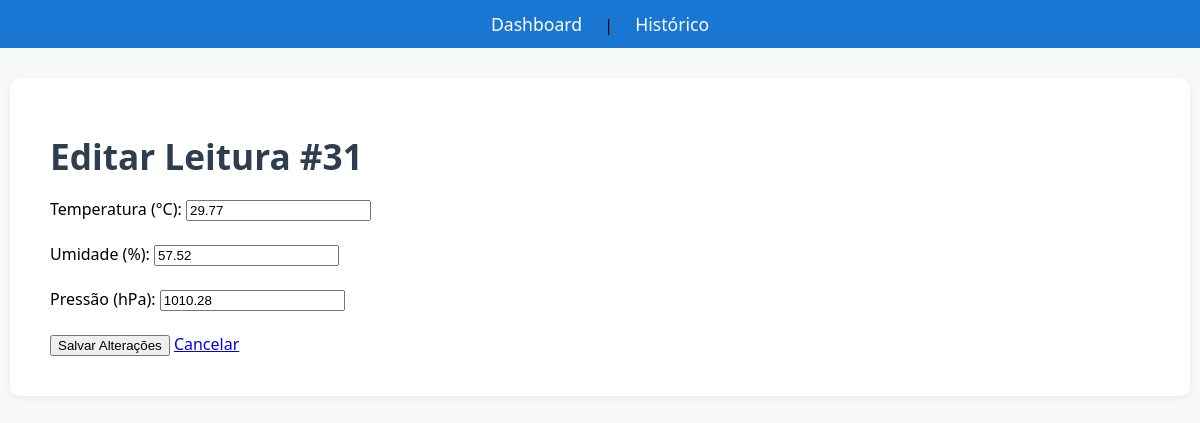
The app's page /leituras/31 with its own data.
### tables this page shows
CREATE TABLE leituras (
    id INTEGER PRIMARY KEY AUTOINCREMENT,
    temperatura REAL NOT NULL,
    umidade REAL NOT NULL,
    pressao REAL,
    localizacao TEXT DEFAULT 'Lab',
    timestamp DATETIME DEFAULT (datetime('now', 'localtime'))
);

### src/app.py (the view, shortened to what this page needs)
@app.route('/leituras/<int:id>', methods=['GET', 'PUT', 'DELETE'])
def gerenciar_leitura(id):
    if request.method == 'GET':
        leitura = database.buscar_leitura(id)
        return render_template('editar.html', leitura=leitura)

### src/database.py (called while the page is built)
def get_db_connection():
    conn = sqlite3.connect('dados.db', timeout=10)
    conn.execute('PRAGMA journal_mode=WAL')
    conn.execute('PRAGMA busy_timeout=5000')
    conn.row_factory = sqlite3.Row
    return conn

def buscar_leitura(id):
    conn = get_db_connection()
    leitura = conn.execute('SELECT * FROM leituras WHERE id = ?', (id,)).fetchone()
    conn.close()
    return leitura

### src/templates/editar.html (shortened to what this page needs)
{% extends "base.html" %}
{% block content %}
    <h1>Editar Leitura #{{ leitura.id }}</h1>
    <form id="editForm">
        <label>Temperatura (°C):</label>
        <input type="number" step="0.01" id="temp" value="{{ leitura.temperatura }}" required><br><br>
        <label>Umidade (%):</label>
        <input type="number" step="0.01" id="umid" value="{{ leitura.umidade }}" required><br><br>
        <label>Pressão (hPa):</label>
        <input type="number" step="0.01" id="pressao" value="{{ leitura.pressao }}"><br><br>
        <button type="submit">Salvar Alterações</button>
        <a href="/leituras">Cancelar</a>
    </form>
{% endblock %}

### src/static/css/style.css (style rules this page uses)
body { font-family: 'Segoe UI', Arial, sans-serif; background: #f8f9fa; margin: 0; padding: 0; }
h1 { font-size: 2.2em; margin-bottom: 18px; color: #2c3e50; }

### records on screen
leituras: id "31", temperatura "29.77", umidade "57.52", pressao "1010.28"
